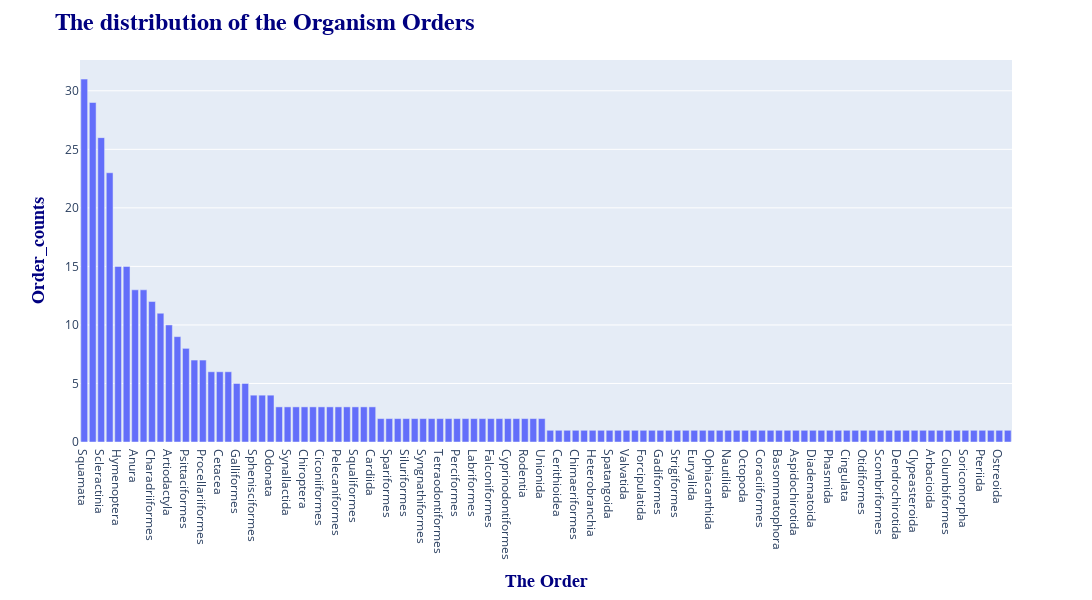

Here is the notebook cell this chart was saved with:
### Code cell
Order_counts = dataset['order'].value_counts().reset_index()
Order_counts.columns = ['order', 'frequency']


fig = px.bar(Order_counts, x='order', y='frequency', 
             
             labels={'class': 'The Orders', 'frequency': 'Frequency'},
             hover_data=['frequency'],
             height=600,
            width=1400)

fig.update_layout(
    title={
        'text': 'The distribution of the Organism Orders',
        'font': {'size': 24, 'color': 'navy', 'family': 'Arial, sans-serif', 'weight': 'bold'}
    },
    xaxis_title={
        'text': 'The Order',
        'font': {'size': 18, 'color': 'navy', 'family': 'Arial, sans-serif', 'weight': 'bold'}
    },
    yaxis_title={
        'text': 'Order_counts',
        'font': {'size': 18, 'color': 'navy', 'family': 'Arial, sans-serif', 'weight': 'bold'}
    },
    hoverlabel=dict(
        bgcolor="white",
        font_size=16,
        font_family="Rockwell"
    ),
    bargap=0.2
)

fig.show()

### Figure 1 — Plotly figure (JSON) as saved in the notebook; plotly's stock layout.template omitted (floating-point values rounded to 4 significant figures)
{"data": [{"alignmentgroup": "True", "hovertemplate": "order=%{x}<br>Frequency=%{y}<extra></extra>", "legendgroup": "", "marker": {"color": "#636efa", "pattern": {"shape": ""}}, "name": "", "offsetgroup": "", "orientation": "v", "showlegend": false, "textposition": "auto", "type": "bar", "x": ["Squamata", "Primates", "Scleractinia", "Caudata", "Hymenoptera", "Passeriformes", "Anura", "Testudines", "Charadriiformes", "Carcharhiniformes", "Artiodactyla", "Myliobatiformes", "Psittaciformes", "Carnivora", "Procellariiformes", "Anseriformes", "Cetacea", "Bucerotiformes", "Galliformes", "Coleoptera", "Sphenisciformes", "Lamniformes", "Odonata", "Apodiformes", "Synallactida", "Rajiformes", "Chiroptera", "Caenogastropoda", "Ciconiiformes", "Accipitriformes", "Pelecaniformes", "Crocodilia", "Squaliformes", "Acipenseriformes", "Cardiida", "Araneae", "Spariformes", "Lepidoptera", "Siluriformes", "Lagomorpha", "Syngnathiformes", "Neogastropoda", "Tetraodontiformes", "Pholidota", "Perciformes", "Hexanchiformes", "Labriformes", "Chaetodontiformes", "Falconiformes", "Diprotodontia", "Cyprinodontiformes", "Ophiurida", "Rodentia", "Veneroida", "Unionida", "Paxillosida", "Cerithioidea", "Decapoda", "Chimaeriformes", "Perissodactyla", "Heterobranchia", "Myida", "Spatangoida", "Lepetellida", "Valvatida", "Pectinida", "Forcipulatida", "Rhinopristiformes", "Gadiformes", "Mesitornithiformes", "Strigiformes", "Lutjaniformes", "Euryalida", "Comatulida", "Ophiacanthida", "Spinulosida", "Nautilida", "Salmoniformes", "Octopoda", "Decapodiformes", "Coraciiformes", "Gruiformes", "Basommatophora", "Orectolobiformes", "Aspidochirotida", "Helioporacea", "Diadematoida", "Cyrtocrinida", "Phasmida", "Albuliformes", "Cingulata", "Squatiniformes", "Otidiformes", "Piciformes", "Scombriformes", "Notostraca", "Dendrochirotida", "Stylommatophora", "Clypeasteroida", "Velatida", "Arbacioida", "Pempheriformes", "Columbiformes", "Orthoptera", "Soricomorpha", "Cuculiformes", "Pteriida", "Pulmonata", "Ostreoida", "Opisthobranchia"], "xaxis": "x", "y": [31, 29, 26, 23, 15, 15, 13, 13, 12, 11, 10, 9, 8, 7, 7, 6, 6, 6, 5, 5, 4, 4, 4, 3, 3, 3, 3, 3, 3, 3, 3, 3, 3, 3, 3, 2, 2, 2, 2, 2, 2, 2, 2, 2, 2, 2, 2, 2, 2, 2, 2, 2, 2, 2, 2, 1, 1, 1, 1, 1, 1, 1, 1, 1, 1, 1, 1, 1, 1, 1, 1, 1, 1, 1, 1, 1, 1, 1, 1, 1, 1, 1, 1, 1, 1, 1, 1, 1, 1, 1, 1, 1, 1, 1, 1, 1, 1, 1, 1, 1, 1, 1, 1, 1, 1, 1, 1, 1, 1, 1], "yaxis": "y"}], "layout": {"bargap": 0.2, "barmode": "relative", "height": 600, "hoverlabel": {"bgcolor": "white", "font": {"family": "Rockwell", "size": 16}}, "legend": {"tracegroupgap": 0}, "margin": {"t": 60}, "title": {"font": {"color": "navy", "family": "Arial, sans-serif", "size": 24, "weight": "bold"}, "text": "The distribution of the Organism Orders"}, "width": 1400, "xaxis": {"anchor": "y", "autorange": true, "domain": [0, 1], "range": [-0.5, 109.5], "title": {"font": {"color": "navy", "family": "Arial, sans-serif", "size": 18, "weight": "bold"}, "text": "The Order"}, "type": "category"}, "yaxis": {"anchor": "x", "autorange": true, "domain": [0, 1], "range": [0, 32.63], "title": {"font": {"color": "navy", "family": "Arial, sans-serif", "size": 18, "weight": "bold"}, "text": "Order_counts"}, "type": "linear"}}}
